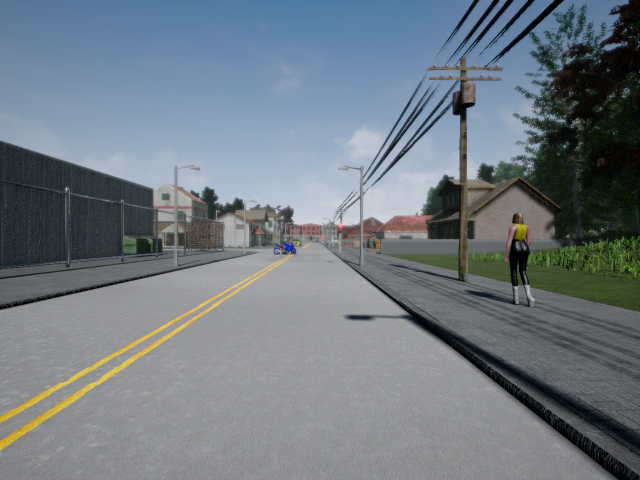
#> input picture stereo_set/frame_00077_1547042741L.png, 1280 x 960 px (shown at 1/2 size)
$ python HW3_Stereo_Depth_Calculation.py
#> lines starting #> are read from the running program, lines starting #| are printed output that depends on the picture
### files_management.py
import csv
import numpy as np
import cv2


def get_projection_matrices():
    """Frame Calibration Holder
    3x4    p_left, p_right      Camera P matrix. Contains extrinsic and intrinsic parameters.
    """
    p_left = np.array([[640.0,   0.0, 640.0, 2176.0],
                       [  0.0, 480.0, 480.0,  552.0],
                       [  0.0,   0.0,   1.0,    1.4]])
    p_right = np.array([[640.0,   0.0, 640.0, 2176.0],
                       [   0.0, 480.0, 480.0,  792.0],
                       [   0.0,   0.0,   1.0,    1.4]])
    return p_left, p_right

    # cv2 : Default BGR Order -> Translate BGR to RGB
def read_left_image():
    return cv2.imread("stereo_set/frame_00077_1547042741L.png")[...,::-1]


def read_right_image():
    return cv2.imread("stereo_set/frame_00077_1547042741R.png")[...,::-1]
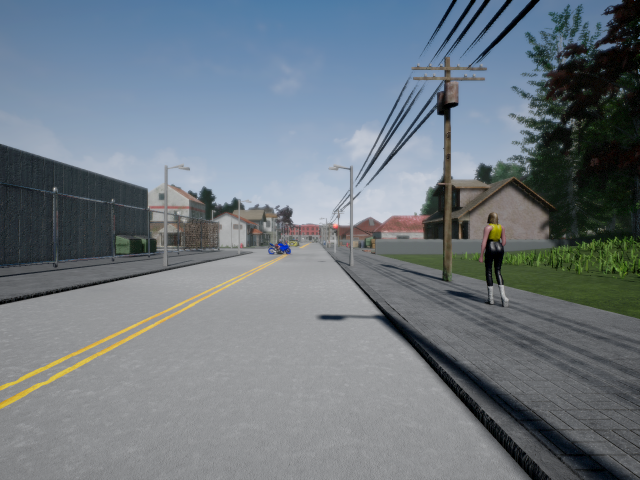
#> input picture stereo_set/frame_00077_1547042741R.png, 1280 x 960 px (shown at 1/2 size)
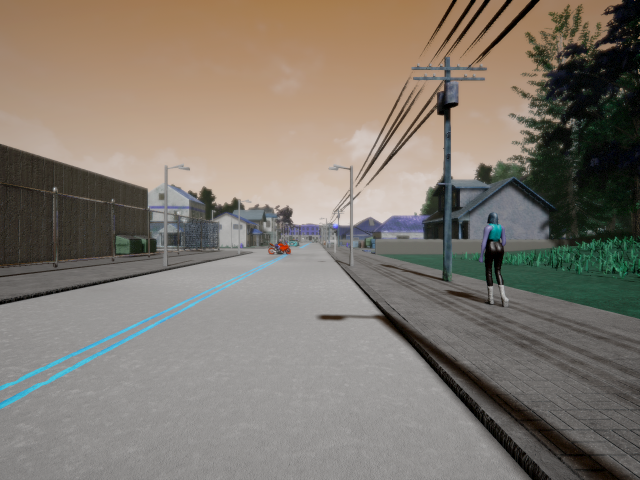
#> returned value: shape (960, 1280, 3) (shown at 1/2 size); mean of channels 0, 1, 2 110.9, 120.5, 128.2; drawn as B, G, R


def get_obstacle_image():
    img_left_colour = read_left_image()
    return img_left_colour[479:509, 547:593, :]

### comput_left_dispa_map.py
import cv2
import numpy as np


def compute_left_disparity_map(img_left, img_right):


    # Parameters
    num_disparities = int(8*16*1)
    block_size = 15

    min_disparity = 0
    window_size = 6

    #   BGR 3 Channel -> Gray Scale 1 Channel
    img_left = cv2.cvtColor(img_left, cv2.COLOR_BGR2GRAY)
    img_right = cv2.cvtColor(img_right, cv2.COLOR_BGR2GRAY)

    # Stereo SGBM matcher
    left_matcher_SGBM = cv2.StereoSGBM_create(
        minDisparity=min_disparity,
        numDisparities=num_disparities,
        blockSize=block_size,
        P1=8 * 3 * window_size ** 2,
        P2=32 * 3 * window_size ** 2,
        mode=cv2.STEREO_SGBM_MODE_SGBM_3WAY
    )

    # Compute the left disparity map
    disp_left = left_matcher_SGBM.compute(img_left, img_right).astype(np.float32)/16

    return disp_left

### cal_depth_map.py
import numpy as np


def calc_depth_map(disp_left, k_left, t_left, t_right):

    ### START CODE HERE ###

    # Get the focal length from the K matrix
    f = k_left[0, 0]

    # Get the distance between the cameras from the t matrices (baseline)
    b = abs(t_left[1] - t_right[1])

    # Replace all instances of 0 and -1 disparity with a small minimum value (to avoid div by 0 or negatives)
    disp_left[disp_left == 0] = 0.1
    disp_left[disp_left == -1] = 0.1

    # Initialize the depth map to match the size of the disparity map
    depth_map = np.zeros_like(disp_left, dtype=np.float32)

    # Calculate the depths
    depth_map = (f * b) / disp_left

    ### END CODE HERE ###

    return depth_map

### decompose_project_matrix.py
import numpy as np
import cv2


def decompose_projection_matrix(p):

    ### START CODE HERE ###
    k, r, t = cv2.decomposeProjectionMatrix(p)[:3]

    t = t / t[3]

    ### END CODE HERE ###

    return k, r, t

### HW3_Stereo_Depth_Calculation.py
import numpy as np
import cv2
from matplotlib import pyplot as plt
from matplotlib import patches

import files_management
import comput_left_dispa_map
import decompose_project_matrix
import cal_depth_map


"""
arg : Image Load and Show, Projection Matrix Generation and Show
"""
# Read the stereo-pair of images (BGR -> RGB)
img_left = files_management.read_left_image()
img_right = files_management.read_right_image()

# Use matplotlib to display the two images (1행 2열 즉, 행방향 2개의 subplot 생성)
_, image_cells = plt.subplots(1, 2, figsize=(20, 20))
image_cells[0].imshow(img_left)
image_cells[0].set_title('left image')
image_cells[1].imshow(img_right)
image_cells[1].set_title('right image')
plt.show()
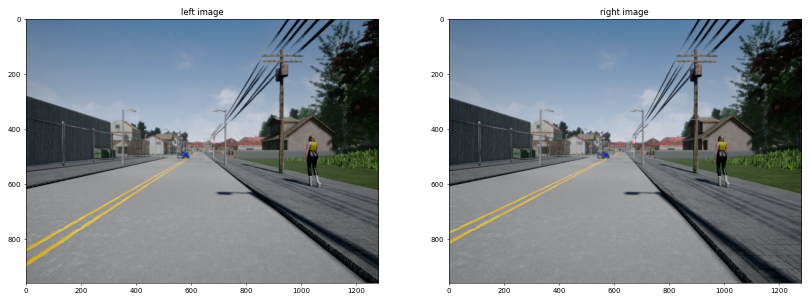
#> figure drawn by matplotlib, 2 panels


# Read the calibration (Projection Matrics 생성)
p_left, p_right = files_management.get_projection_matrices()

# Use regular numpy notation instead of scientific one
np.set_printoptions(suppress=True)

print("p_left \n", p_left)
print("\np_right \n", p_right)


"""

"""
# Compute the disparity map using the fuction above
disp_left = comput_left_dispa_map.compute_left_disparity_map(img_left, img_right)
#> in compute_left_disparity_map, `img_right = cv2.cvtColor(img_right, cv2.COLOR_BGR2GRAY)`:
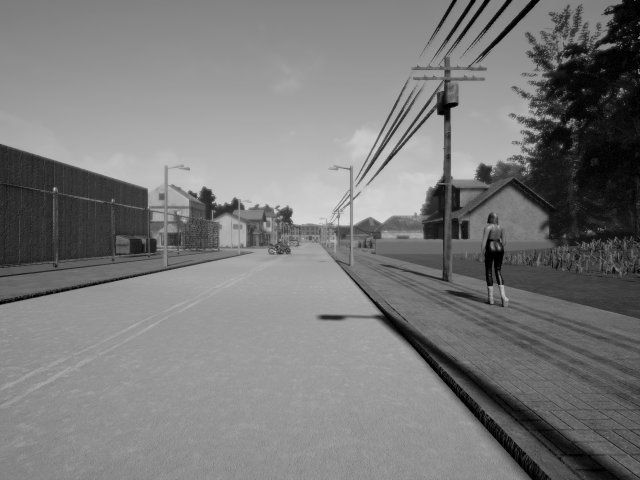
#> img_right: shape (960, 1280) (shown at 1/2 size); min 0, max 230, mean 121.6
#> in compute_left_disparity_map, `disp_left = left_matcher_SGBM.compute(img_left, img_right).astype(np.f..`:
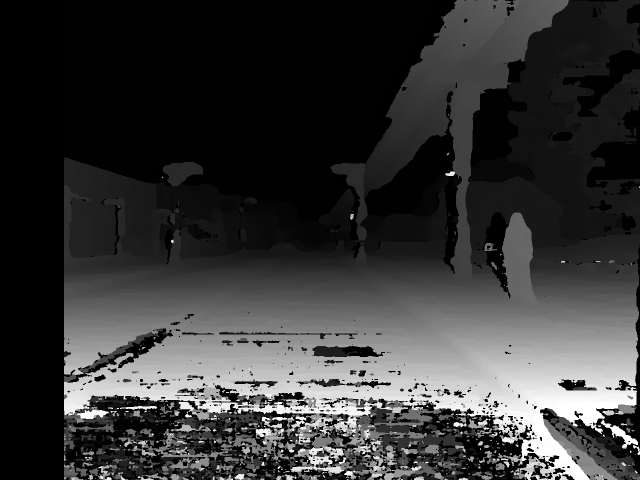
#> disp_left: shape (960, 1280) float32 (shown at 1/2 size); min -1, max 127, mean 26.6; drawn with min black and max white

# Show the left disparity map
plt.figure(figsize=(10, 10))
plt.imshow(disp_left)
plt.show()


# Decompose each matrix
k_left, r_left, t_left = decompose_project_matrix.decompose_projection_matrix(p_left)
k_right, r_right, t_right = decompose_project_matrix.decompose_projection_matrix(p_right)

# Display the matrices
print("k_left \n", k_left)
print("\nr_left \n", r_left)
print("\nt_left \n", t_left)
print("\nk_right \n", k_right)
print("\nr_right \n", r_right)
print("\nt_right \n", t_right)


# Get the depth map by calling the above function
depth_map_left = cal_depth_map.calc_depth_map(disp_left, k_left, t_left, t_right)
#> in calc_depth_map, `disp_left[disp_left == -1] = 0.1`:
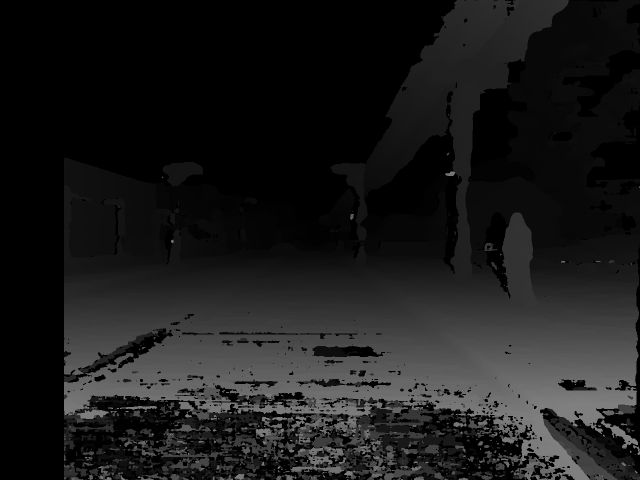
#> disp_left: shape (960, 1280) float32 (shown at 1/2 size); min 0.1, max 127, mean 26.8
#> in calc_depth_map, `depth_map = (f * b) / disp_left`:
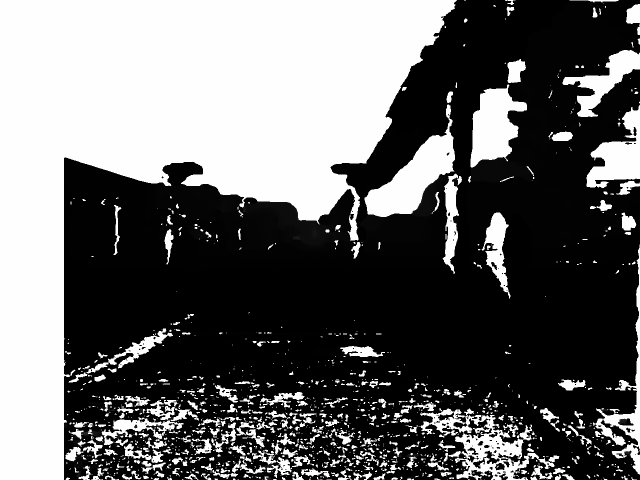
#> depth_map: shape (960, 1280) float64 (shown at 1/2 size); min 2.52, max 3200, mean 1314.8; drawn with min black and max white

# Display the depth map
plt.figure(figsize=(8, 8), dpi=100)
plt.imshow(depth_map_left, cmap='flag')
plt.show()
